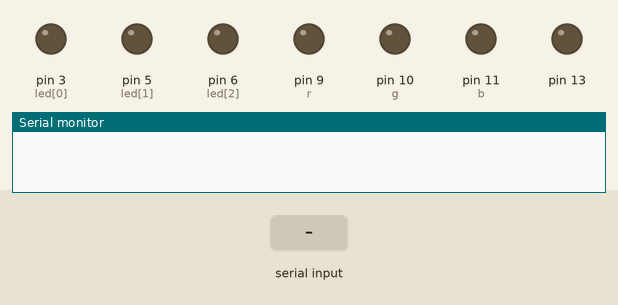
This sketch was run on a simulated Arduino Uno, built with avr-gcc and run on an emulated ATmega328P. Parts: output pins drawn as LEDs (lit = HIGH), the last lines printed to the serial monitor. The test bench sets the inputs (shaded band).

Above: at 6.2 s.
6.3 s: byte 3 (3) received over Serial
At 6.7 s:
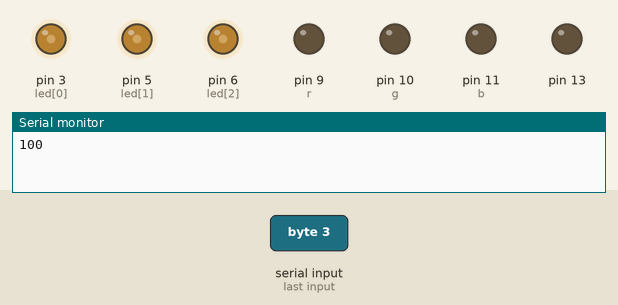
7.9 s: byte 4 (4) received over Serial
At 8.25 s:
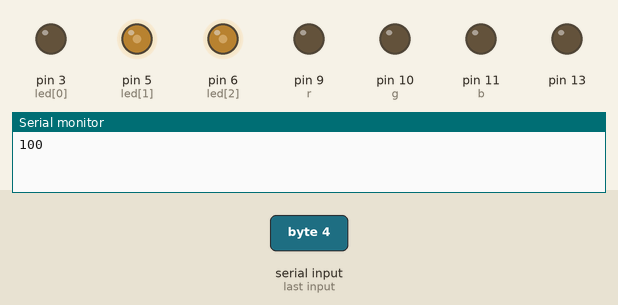
At 8.65 s:
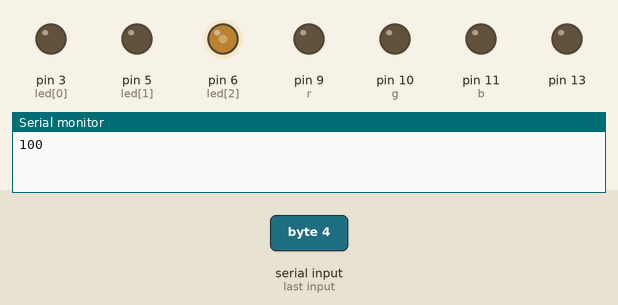
10.9 s: byte 4 (4) received over Serial
Timing chart, 0 to 13.9 s (numbered marks = the images above; inputs shaded):
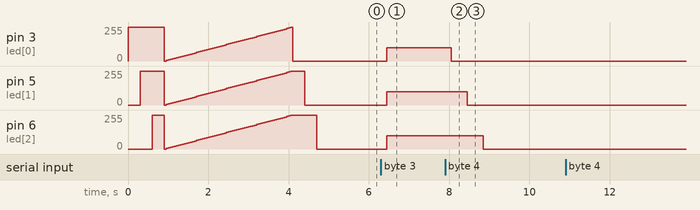

Measured:
- after the input at 6.3 s, pin 3 (led[0]), pin 5 (led[1]), pin 6 (led[2]): 0/255 → 100/255 after 0.15 s
- after the input at 7.9 s, pin 3 (led[0]): 100/255 → 0/255 after 0.15 s; pin 5 (led[1]): 100/255 → 0/255 after 0.55 s; pin 6 (led[2]): 100/255 → 0/255 after 0.95 s

The sketch:

voice.ino
```cpp
/*
01,kai deng,001
02,guan deng,002
03,bian liang,003
04,liang yi dian,003
05,bian an,004
06,an yi dian,004
*/

int led[3]={3,5,6};
int r=9,g=10,b=11;
int lumix=0;
int com;

void setup(){
  Serial.begin(9600);
  for(int i=0;i<3;i++)
  {
    pinMode(led[i],OUTPUT);
  }
  pinMode(r,OUTPUT);
  pinMode(g,OUTPUT);
  pinMode(b,OUTPUT);
  pinMode(13,OUTPUT);
  initialize();

}

void loop(){
  while(Serial.available())
  {
    com=Serial.read();
    if(com==1){
      lumix=128;
    }
    else if(com==2)
    {
      lumix=0;
    }
    else if(com==3)
    {
      blinkLed(13,50,3);
      lumix+=100;
      if(lumix>=255)
      {//when the lumix meet the maxium value,constrain it and blink the led
        lumix=255;
        for(int i=0;i<3;i++)
        {
          blinkLed(led[i],100,4);
        }
      }
    }
    else if(com==4)
    {
      blinkLed(13,50,3);
      lumix-=100;
      if(lumix<=0)
      {//when the lumix meet the minimum valuse,constrain it and blink the led
        lumix=0;
        for(int i=0;i<3;i++)
        {
          blinkLed(led[i],100,4);
        }
      }

    }
    Serial.println(lumix);
    for(int i=0;i<3;i++)
    {
       setLed(led[i],lumix);
    }

  }

}
```

initialize.ino
```cpp
void initialize()
{
  for(int i=0;i<3;i++)
  {
    digitalWrite(led[i],HIGH);
    delay(300);
  }
  for(int i=0;i<255;i+=4)
  {
      for(int j=0;j<3;j++)
    {
      analogWrite(led[j],i);

    }
    delay(50);
  }
  for(int i=0;i<3;i++)
  {
    digitalWrite(led[i],LOW);
    delay(300);
  }
}
```

setLed.ino
```cpp
void setLed(int pin,int lumix)
{
  analogWrite(pin,lumix);
}

void resetLed(int pin)
{
  analogWrite(pin,128);
}

void blinkLed(int pin,int f,int number)
{
  if(f<1) f=200;
  for(int i=0;i<number;i++)
  {

    digitalWrite(pin,HIGH);
    delay(1);
    digitalWrite(pin,LOW);
    delay(f-1);
  }
}
```
